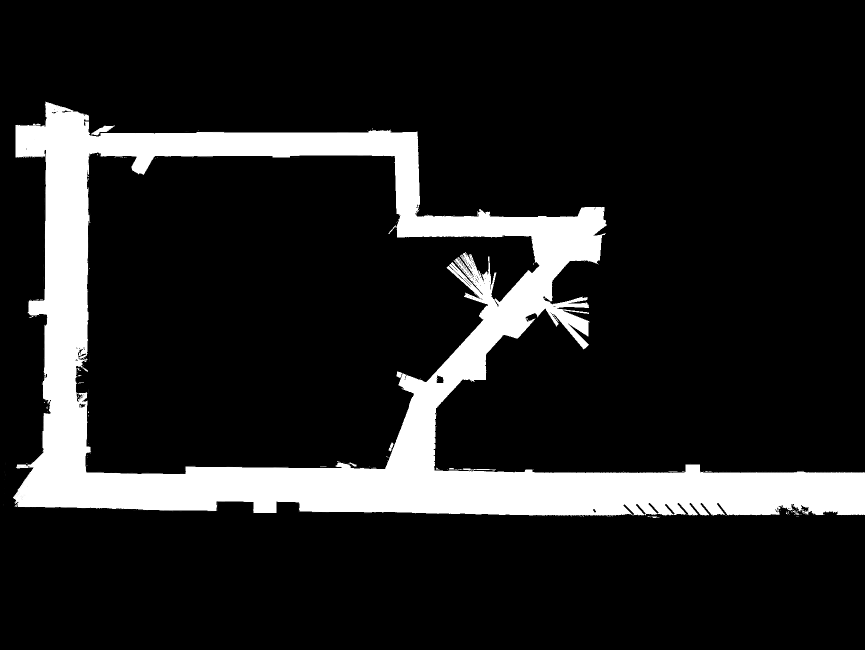
#> input picture race_utils/unicorn_gym/f1tenth_gym/gym/f110_gym/envs/maps/stata_basement.png, 1730 x 1300 px, given in place of map0.png, which was not available (shown at 1/2 size)
$ python scan_sim.py
#> lines starting #> are read from the running program, lines starting #| are printed output that depends on the picture; after the words box and inside, x2 and y2 are one past the last pixel; in counts of white or black regions, pixels touching at a corner belong together
# MIT License

# Copyright (c) 2020 Joseph Auckley, Matthew O'Kelly, Aman Sinha, Hongrui Zheng

# Permission is hereby granted, free of charge, to any person obtaining a copy
# of this software and associated documentation files (the "Software"), to deal
# in the Software without restriction, including without limitation the rights
# to use, copy, modify, merge, publish, distribute, sublicense, and/or sell
# copies of the Software, and to permit persons to whom the Software is
# furnished to do so, subject to the following conditions:

# The above copyright notice and this permission notice shall be included in all
# copies or substantial portions of the Software.

# THE SOFTWARE IS PROVIDED "AS IS", WITHOUT WARRANTY OF ANY KIND, EXPRESS OR
# IMPLIED, INCLUDING BUT NOT LIMITED TO THE WARRANTIES OF MERCHANTABILITY,
# FITNESS FOR A PARTICULAR PURPOSE AND NONINFRINGEMENT. IN NO EVENT SHALL THE
# AUTHORS OR COPYRIGHT HOLDERS BE LIABLE FOR ANY CLAIM, DAMAGES OR OTHER
# LIABILITY, WHETHER IN AN ACTION OF CONTRACT, TORT OR OTHERWISE, ARISING FROM,
# OUT OF OR IN CONNECTION WITH THE SOFTWARE OR THE USE OR OTHER DEALINGS IN THE
# SOFTWARE.


"""
Prototype of Utility functions and classes for simulating 2D LIDAR scans
Author: Hongrui Zheng
"""

import numpy as np
from numba import njit
from scipy.ndimage import distance_transform_edt as edt
from PIL import Image
import os
import yaml

import unittest
import timeit

# [144 lines left out: functions get_dt, xy_2_rc, distance_transform, trace_ray, get_scan, not called in this run]

class ScanSimulator2D(object):
    """
    2D LIDAR scan simulator class

    Init params:
        num_beams (int): number of beams in the scan
        fov (float): field of view of the laser scan
        std_dev (float, default=0.01): standard deviation of the generated whitenoise in the scan
        eps (float, default=0.0001): ray tracing iteration termination condition
        theta_dis (int, default=2000): number of steps to discretize the angles between 0 and 2pi for look up
        max_range (float, default=30.0): maximum range of the laser
        seed (int, default=123): seed for random number generator for the whitenoise in scan
    """

    def __init__(self, num_beams, fov, std_dev=0.01, eps=0.0001, theta_dis=2000, max_range=30.0, seed=123):
        # initialization
        self.num_beams = num_beams
        self.fov = fov
        self.std_dev = std_dev
        self.eps = eps
        self.theta_dis = theta_dis
        self.max_range = max_range
        self.angle_increment = self.fov / (self.num_beams - 1)
        self.theta_index_increment = theta_dis * self.angle_increment / (2. * np.pi)
        self.orig_c = None
        self.orig_s = None
        self.orig_x = None
        self.orig_y = None
        self.map_height = None
        self.map_width = None
        self.map_resolution = None
        self.dt = None

        # white noise generator
        self.rng = np.random.default_rng(seed=seed)

        # precomputing corresponding cosines and sines of the angle array
        theta_arr = np.linspace(0.0, 2*np.pi, num=theta_dis)
        self.sines = np.sin(theta_arr)
        self.cosines = np.cos(theta_arr)

    def set_map(self, map_path, map_ext):
        """
        Set the bitmap of the scan simulator by path

            Args:
                map_path (str): path to the map yaml file
                map_ext (str): extension (image type) of the map image

            Returns:
                flag (bool): if image reading and loading is successful
        """
#> called with map_ext = '.png'
        # TODO: do we open the option to flip the images, and turn rgb into grayscale? or specify the exact requirements in documentation.
        # TODO: throw error if image specification isn't met

        # load map image
        map_img_path = os.path.splitext(map_path)[0] + map_ext
        self.map_img = np.array(Image.open(map_img_path).transpose(Image.FLIP_TOP_BOTTOM))
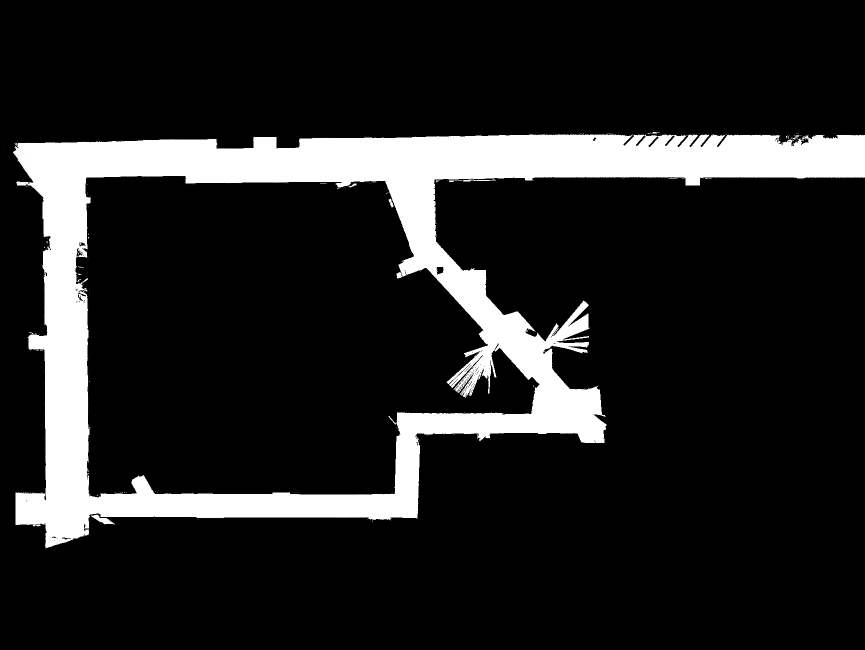
#> self.map_img: shape (1300, 1730) (shown at 1/2 size); min 0, max 255, mean 35.1
        self.map_img = self.map_img.astype(np.float64)

        # grayscale -> binary
        self.map_img[self.map_img <= 128.] = 0.
        self.map_img[self.map_img > 128.] = 255.
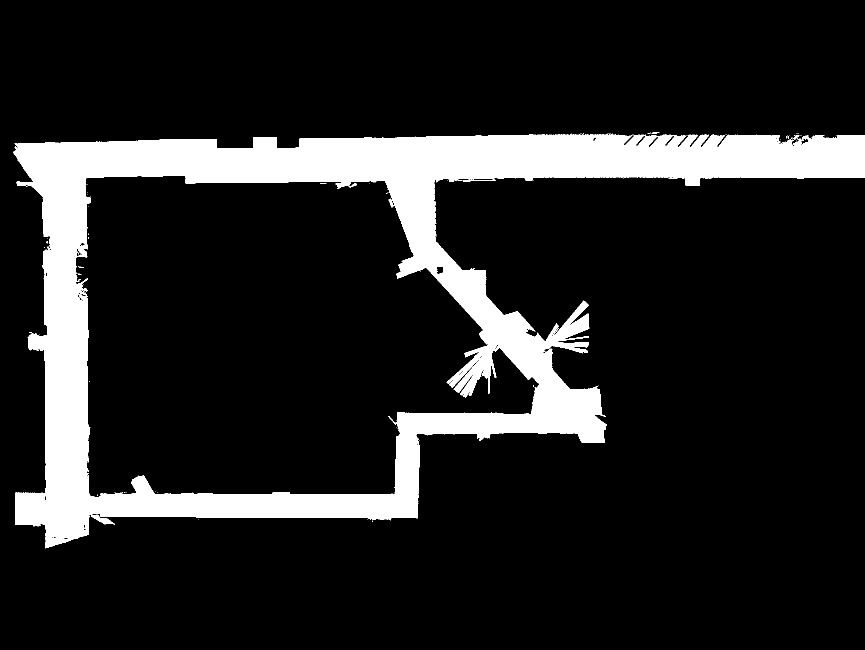
#> self.map_img: shape (1300, 1730) float64 (shown at 1/2 size); 13.8% white; 122 white regions (114 under 20 px), largest, box (x1, y1, x2, y2) and area: (26, 269, 1730, 1097) 308745, (182, 1029, 230, 1049) 370, (777, 397, 787, 415) 83

        self.map_height = self.map_img.shape[0]
#> self.map_height = 1300
        self.map_width = self.map_img.shape[1]
#> self.map_width = 1730

        # load map yaml
#> (the run stopped early here; a loop or call above may not have finished)
